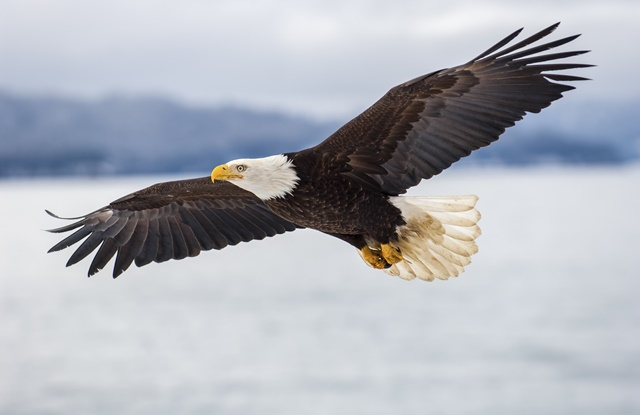
#> input picture input/aguia.jpg, 640 x 415 px
$ python rotulacao.py
#> lines starting #> are read from the running program, lines starting #| are printed output that depends on the picture; after the words box and inside, x2 and y2 are one past the last pixel; in counts of white or black regions, pixels touching at a corner belong together
from random import randint
from PIL import Image


def preto_branco(img):
    """
        Função que gera imagens binárias

        :param img: imagem a ser reduzida

        :return nova_img: retorna a imagem binária gerada
    """
    if img.mode != 'RGB':
        img = img.convert('RGB')

    largura, altura = img.size

    # Cria um novo objeto Image com a largura e altura da imagem original
    nova_img = Image.new('RGB', (largura, altura))
    novos_pixels = nova_img.load()  # Carrega em novos_pixels a matriz de pixels da nova_img
    pixels = img.load()  # Carrega em pixels a matriz de pixels da imagem original

    # Loop que percorre todos os pixels da nova_img
    for x in range(largura):
        for y in range(altura):
            # O procedimento é: caso o pixel esteja mais perto de 0, é convertido para 0
            if pixels[x, y] < (127, 127, 127):
                novos_pixels[x, y] = (0, 0, 0)
            # Caso contrário o pixel é convertido para 255
            else:
                novos_pixels[x, y] = (255, 255, 255)

    return nova_img

def colorir_rotulos(img, matriz_rotulos):
    """
        Função utilizada para colorir os objetos identificados na imagem após a rotulação.

        : param img: recebe a imagem binária a ser colorida;
        : param matriz_rotulos: recebe a matriz contendo os rótulos de cada pixel;

        : return img_colorida: retorna a imagem colorida.
    """
    largura, altura = img.size

    # Criar um novo dicionário para mapear rótulos a cores
    cores_rotulos = {}

    # Definir uma função para gerar cores aleatórias
    def gerar_cor_aleatoria():
        return (randint(0, 255), randint(0, 255), randint(0, 255))

    # Criar uma nova imagem colorida
    img_colorida = Image.new("RGB", (largura, altura))
    pixels_img_colorida = img_colorida.load()

    # Associar uma cor a cada rótulo único
    for x in range(largura):
        for y in range(altura):
            rotulo = matriz_rotulos[x][y]
            if rotulo != '':  # Apenas colorir os pixels rotulados
                if rotulo not in cores_rotulos:
                    cores_rotulos[rotulo] = gerar_cor_aleatoria()  # Associar uma nova cor ao rótulo
                pixels_img_colorida[x, y] = cores_rotulos[rotulo]  # Aplicar a cor ao pixel

    return img_colorida


def rotulacao(img):
    """
        Função que faz a rotulação de uma imagem binária

        : param img: recebe a imagem a ser rotulada (labelling)
        : return img_colorida: retorna a imagem depois de ser colorida de acordo com a rotulação.
    """
    largura, altura = img.size
    equivalencias = {}
    rotulos = []
    ultimo_rotulo = 0
    matriz_rotulos = []

    # Função que gera a imagem binária para rotulação
    img_preto_branco = preto_branco(img)

    pixels_img_pb = img_preto_branco.load()

    # Algoritmo de rotulação
    # Percorre todos os pixels da imagem binária
    for x in range(largura):
        matriz_rotulos.append(list())
        for y in range(altura):
            matriz_rotulos[x].append('')

            if pixels_img_pb[x, y] == (255, 255, 255):  # Isto é, se o pixel for branco (1)
                vizinhos_rotulados = []  # Cria uma lista para auxiliar na tomada de decisão em relação aos rótulos

                # Verifica o pixel à esquerda (x - 1, y)
                if x > 0 and matriz_rotulos[x - 1][y] != '':
                    vizinhos_rotulados.append(matriz_rotulos[x - 1][y])

                # Verifica o pixel acima (x, y - 1)
                if y > 0 and matriz_rotulos[x][y - 1] != '':
                    vizinhos_rotulados.append(matriz_rotulos[x][y - 1])

                if len(vizinhos_rotulados) == 0:
                    # Novo rótulo se nenhum vizinho foi rotulado
                    if len(rotulos) - 1 < ultimo_rotulo:  # Gera um novo rótulo, caso haja necessidade
                        rotulos.append(f'{ultimo_rotulo}')
                    matriz_rotulos[x][y] = rotulos[ultimo_rotulo]
                    ultimo_rotulo += 1

                elif len(vizinhos_rotulados) == 1:
                    # Apenas um vizinho rotulado, aplica o mesmo rótulo ao pixel
                    matriz_rotulos[x][y] = vizinhos_rotulados[0]

                else:
                    # Mais de um vizinho rotulado
                    matriz_rotulos[x][y] = vizinhos_rotulados[0]

                    # Se os rótulos dos vizinhos forem diferentes, adiciona equivalência
                    for rotulo in vizinhos_rotulados[1:]:
                        if rotulo != matriz_rotulos[x][y]:
                            equivalencias[rotulo] = matriz_rotulos[x][y]

    # Encontrar o rótulo final para cada conjunto de rótulos equivalentes
    def encontrar_rotulo_final(rotulo, equivalencias):
        # Seguir as equivalências até encontrar o rótulo final
        while rotulo in equivalencias:
            rotulo = equivalencias[rotulo]
        return rotulo

    # Atualizar o dicionário de equivalências para que cada rótulo aponte para o rótulo final
    for rotulo in equivalencias.keys():
        rotulo_final = encontrar_rotulo_final(rotulo, equivalencias)
        equivalencias[rotulo] = rotulo_final

    # Atualizar a matriz de rótulos com os rótulos finais
    for x in range(largura):
        for y in range(altura):
            rotulo = matriz_rotulos[x][y]
            if rotulo in equivalencias:
                matriz_rotulos[x][y] = equivalencias[rotulo]

    # Gera a imagem colorida de acordo com os rótulos obtidos ao final da rotulação
    img_colorida = colorir_rotulos(img_preto_branco, matriz_rotulos)

    return img_colorida


def main():
    imagens = {'radiação': 'radiacao.jpg', 'gato': 'gato.jpg', 'aguia': 'aguia.jpg',
               'raiox': 'raiox.jpeg', 'moedas': 'moedas.jpg', 'pessoas': 'pessoas.jpg', 'objetos': 'objetos.jpg'}

    imagem_manipulada = imagens['aguia']

    img = Image.open(f"input/{imagem_manipulada}")
#> img is the input picture: PIL image 640x415 RGB; mean R, G, B 175.2, 178.7, 186.3

    #nova_img = preto_branco(img)
    nova_img = rotulacao(img)
#> in preto_branco, `nova_img = Image.new('RGB', (largura, altura))`: nova_img: PIL image 640x415 RGB; every value is 0
#> in rotulacao, `img_preto_branco = preto_branco(img)`:
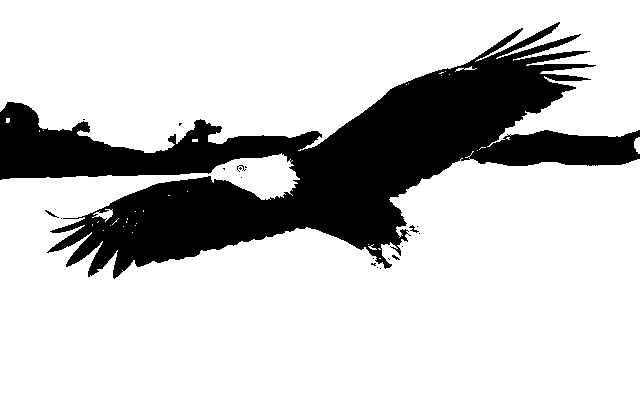
#> img_preto_branco: PIL image 640x415 RGB; 78.6% white; 20 black regions (17 under 20 px), largest, box (x1, y1, x2, y2) and area: (0, 22, 640, 279) 56804, (45, 210, 59, 218) 28, (409, 225, 419, 233) 28
#> in rotulacao, `img_colorida = colorir_rotulos(img_preto_branco, matriz_rotulos)`:
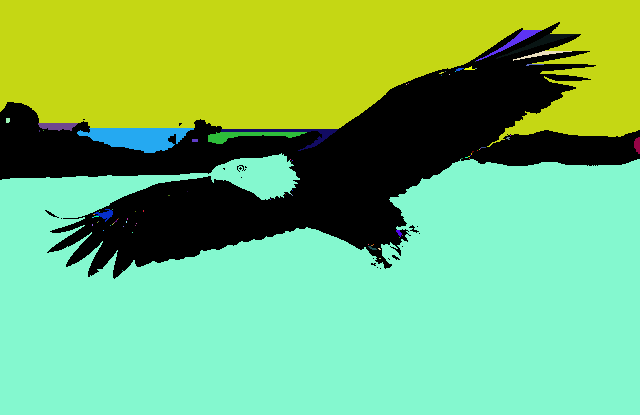
#> img_colorida: PIL image 640x415 RGB; mean R, G, B 119.3, 184.2, 113.5

    # Salva a nova imagem
    try:
        nova_img.save(f'output/{imagem_manipulada}')
        print('Imagem salva')
    except:
        print('Erro ao salvar a imagem')


if __name__ == '__main__':
    main()
